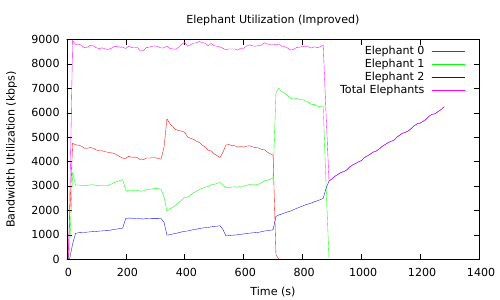

Write gnuplot code to recreate this figure.
set term pdf enhanced color
set output "elephant_bw_new.pdf"   
set size 1,1
set title "Elephant Utilization (Improved)"               
set xlabel "Time (s)"       
set ylabel "Bandwidth Utilization (kbps)"                 
plot "elephant_bw_new.dat" using 1:2 with lines title "Elephant 0", \
    "elephant_bw_new.dat" using 1:3 with lines title "Elephant 1", \
    "elephant_bw_new.dat" using 1:4 with lines title "Elephant 2", \
    "elephant_bw_new.dat" using 1:5 with lines title "Total Elephants"
exit
